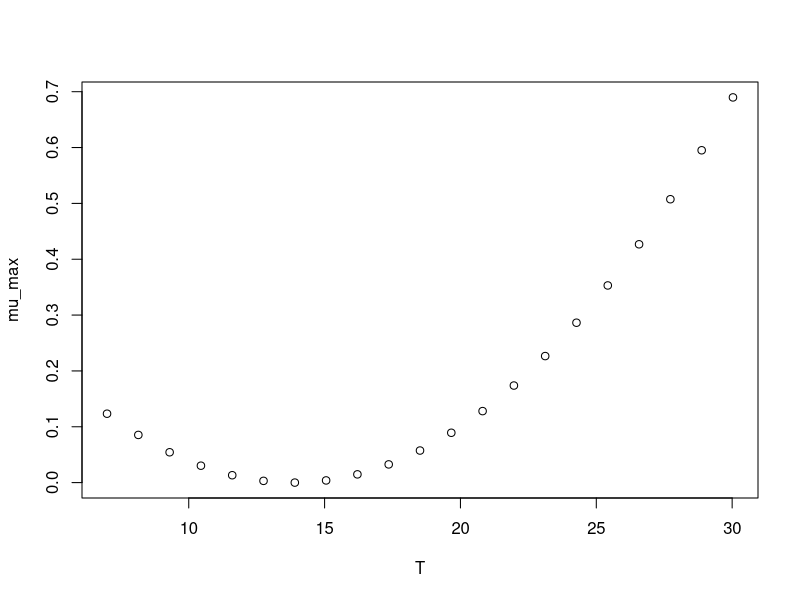

Reproduce this figure in R.
#############################
# start of Parameter script
#############################
T <- seq(6.99300699300699,30.03,length.out=21)
#############################
# end of Parameter script
#############################
############################# 
# start of Model script Gropin ID 433 
#############################
 
# constant coefficients for this model
 
variables <- data.frame(T)
argumentsPar <- expand.grid(variables)
 
# heart of the model
response_surface <- function(T) {
   mumax <-(0.0513*T-0.71)^2

return(mumax=mumax)
} 

# output parameters
mumax <- cbind(argumentsPar,response_surface(argumentsPar['T']))
colnames(mumax) <- c(colnames(argumentsPar),'mumax')
#############################
# End of Model script
#############################
############################# 
# start of Visualisation script Gropin ID 433 
#############################
plot(T,mumax$mumax,
                          xlab='T',
                          ylab='mu_max')
#############################
# End of Visualisation script
#############################
